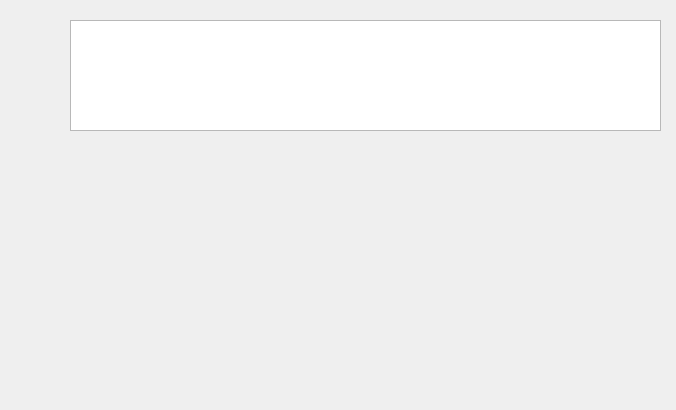
<?xml version="1.0" encoding="UTF-8"?>
<ui version="4.0">
 <class>MainWindow</class>
 <widget class="QWidget" name="MainWindow">
  <property name="geometry">
   <rect>
    <x>0</x>
    <y>0</y>
    <width>676</width>
    <height>410</height>
   </rect>
  </property>
  <property name="windowTitle">
   <string>MainWindow</string>
  </property>
  <widget class="QGraphicsView" name="graphicsView">
   <property name="geometry">
    <rect>
     <x>70</x>
     <y>20</y>
     <width>591</width>
     <height>111</height>
    </rect>
   </property>
  </widget>
 </widget>
 <layoutdefault spacing="6" margin="11"/>
 <resources/>
 <connections/>
</ui>
